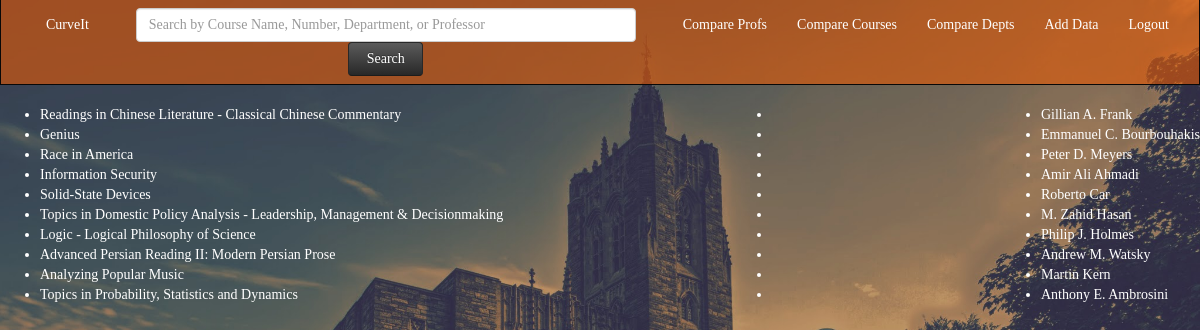
/topten/ (signed in), run on the app's committed database.
### curves/models.py (models this page shows, shortened)
class Course_Specific(models.Model):
	CHOICES = [("A+", "A+"), ("A","A"), ("A-","A-"), ("B+", "B+"), ("B", "B"), ("B-", "B-"), ("C+", "C+"), ("C", "C"), ("C-", "C-"), ("D", "D"), ("F", "F"), ("P", "P")]
	PASTSEMCLASSES = (("COS 333 Advanced Programming Techniques", "COS 333 Advanced Programming Techniques"), ("MAT 201 Multivariable Calculus", "MAT 201 Multivariable Calculus"))
	dept = models.CharField(max_length = 40) # e.g. 'COS'
	num = models.CharField(max_length = 40) # e.g. '333'
	name = models.CharField(max_length = 200) # e.g. 'Advanced Programming Techniques'
	prof = models.CharField(max_length = 200) # e.g. 'Brian+Kernighan'
	semester = models.CharField(max_length = 5) # e.g. 'S2015' or 'F2015'
	num_A_plus = models.IntegerField(default = 0)
	num_A = models.IntegerField(default = 0)
	num_A_minus = models.IntegerField(default = 0)
	num_B_plus = models.IntegerField(default = 0)
	num_B = models.IntegerField(default = 0)
	num_B_minus = models.IntegerField(default = 0)
	num_C_plus = models.IntegerField(default = 0)
	num_C = models.IntegerField(default = 0)
	num_C_minus = models.IntegerField(default = 0)
	num_D = models.IntegerField(default = 0)
	num_F = models.IntegerField(default = 0)
	num_P = models.IntegerField(default = 0)
	titleString = models.CharField(default = "blank", max_length = 200)
	avg = models.DecimalField(default = 0, max_digits=3, decimal_places=2)
	def getTotalGrades(self):
		return self.num_A_plus + self.num_A + self.num_A_minus + self.num_B_plus + self.num_B + self.num_B_minus + self.num_C_plus + self.num_C + self.num_C_minus + self.num_D + self.num_F
	def __unicode__(self):
		result = ""
		depts = self.dept.split("+")
		nums = self.num.split("+")
		for i in range(0, len(depts)):
			if i == (len(depts)-1):
				result += depts[i] + " " + nums[i] + ": "
			else:
				result += depts[i] + " " + nums[i] + "/"
		return result + self.name
	def getAvg(self):
		return self.avg

### curves/views.py (the view)
# urls.py: url(r'^topten/$', views.topTen)
@login_required
def topTen(request):
    if loggedIn(request) == False:
        return redirect('/add_data/')
    allSemAllCourse = Course_Specific.objects.all()
    uniqueCourseList = []
    for a in allSemAllCourse:
        course = a.__unicode__()
        index = course.index(":")
        course = course[index+2:]
        if course not in uniqueCourseList:
            uniqueCourseList.append(course)
    uniqueDeptList = []
    for c in allSemAllCourse:
        curdepts = c.dept.split("+")
        for d in curdepts:
            if d not in uniqueDeptList:
                uniqueDeptList.append(d)
    uniqueProfList = []
    for c in allSemAllCourse:
        profs = c.prof.split("+")
        for p in profs:
            if p not in uniqueProfList:
                uniqueProfList.append(p)
    courseAvgList = []
    for u in uniqueCourseList:
        allSems = Course_Specific.objects.filter(name=u)
        thisAvg = 0
        thisTotal = 0
        for a in allSems:
            thisAvg += a.getAvg() * a.getTotalGrades()
            thisTotal += a.getTotalGrades()
        courseAvgList.append((u, thisAvg/thisTotal))
    courseAvgList = sorted(courseAvgList, key=getKey, reverse=True)
    i = 0
    finalCourseList = []
    for course in courseAvgList:
        if i >= 10:
            break
        else:
            print course[0]
            allClasses = Course_Specific.objects.filter(name=course[0])
            allClassesTotal = 0
            for a in allClasses:
                allClassesTotal += a.getTotalGrades()
            if allClassesTotal >= 10:
                finalCourseList.append(course[0])
                i += 1
    profAvgList = []
    for p in uniqueProfList:
        allSems = Course_Specific.objects.filter(prof__icontains=p)
        thisAvg = 0
        thisTotal = 0
        for a in allSems:
            thisAvg += a.getAvg() * a.getTotalGrades()
            thisTotal += a.getTotalGrades()
        profAvgList.append((p, thisAvg/thisTotal))
    profAvgList = sorted(profAvgList, key=getKey)
    i = 0
    finalProfList = []
    for prof in profAvgList:
        if i >= 10:
            break
        else:
            allClasses = Course_Specific.objects.filter(prof__icontains=prof[0])
            allClassesTotal = 0
            for a in allClasses:
                allClassesTotal += a.getTotalGrades()
            if allClassesTotal >= 10:
                finalProfList.append(prof[0].replace("*", " "))
                i += 1
    deptAvgList = []
    for d in uniqueDeptList:
        allSems = Course_Specific.objects.filter(dept__icontains=d)
        thisAvg = 0
        thisTotal = 0
        for a in allSems:
            thisAvg += a.getAvg() * a.getTotalGrades()
            thisTotal += a.getTotalGrades()
        deptAvgList.append((d, thisAvg/thisTotal))
    deptAvgList = sorted(deptAvgList, key=getKey)
    i = 0
    finalDeptList = []
    for dept in deptAvgList:
        if i >= 10:
            break
        else:
            allClasses = Course_Specific.objects.filter(dept__icontains=dept[0])
            allClassesTotal = 0
            for a in allClasses:
                allClassesTotal += a.getTotalGrades()
            if allClassesTotal >= 10:
                thisDept = dept[0]
                finalDeptList.append(dept[0] + ": " + depts[thisDept])
                i += 1
    context = {'finalDeptList': finalDeptList, 'finalCourseList': finalCourseList, 'finalProfList': finalProfList}
    return render(request, 'curves/topten.html', context)

### curves/models.py (called while the page is built)
	def hasAccess(self):
		return self.has_Entered or (self.year == "2018")

### curves/views.py (called while the page is built)
def loggedIn(request):
    currentnetid = request.user.username
    thisUser = Student.objects.get(netid=currentnetid)
    return (thisUser.hasAccess())

def getKey(item):
    return item[1]

### curves/templates/curves/topten.html (shortened to what this page needs)
{% extends 'curves/base.html' %}
{% block content %}
{% load mathfilters %}
{% load static %}
<div class="title-div">
<ul>
{% for c in finalCourseList %}
  <li>{{c}}</li>
{% endfor %}
  </ul>
<ul>
  </ul>
<ul>
{% for c in finalProfList %}
  <li>{{c}}</li>
{% endfor %}
  </ul>
</div>
{% endblock %}

### curves/templates/curves/base.html (shortened to what this page needs)
<!DOCTYPE html>
{% load static %}
{% load mathfilters %}
<html lang="en">
  <head>
    <link href="{% static 'curves/css/bootstrap.min.css' %}" rel="stylesheet">
    <link href="{% static 'curves/css/theme.css' %}" rel="stylesheet">
  </head>
  <body>
    <nav class="navbar navbar-inverse navbar-custom" style="margin-top:-66px">
      <div class="container-fluid">
        <div id="navbar" class="navbar-collapse collapse">
          <ul class="nav navbar-nav">
              <li><a href="/">CurveIt</a></li>
          </ul>
          <ul class="nav navbar-nav navbar-right">
              <li><a href="/chooseprof/">Compare Profs</a></li>
              <li><a href="/choosecourse/">Compare Courses</a></li>
              <li><a href="/choosedept/">Compare Depts</a></li>
              <li><a href="/add_data/">Add Data</a></li>
              <li><a href="/logout/">Logout</a></li>
          </ul>
          <form class="navbar-form navbar-center" action="/search/" method="get">
            <div class="form-group">
              <input type="text" id="autocomplete" style="width: 500px" placeholder="Search by Course Name, Number, Department, or Professor" class="form-control" name="q">
            </div>
            <button type="submit" class="btn btn-search" style ="width: 75px" value="Search">Search </button>
          </form>
        </div>
      </div>
    </nav>
    {% block content %}
    {% endblock %}
  </body>
</html>

### curves/static/curves/css/theme.css (style rules this page uses)
body, html { font-family: Dense; color: white; background: url(../img/Ptonfaded.jpg) no-repeat center center; -webkit-background-size: cover; -moz-background-size: cover; -o-background-size: cover; background-size: cover; width: 100%; height: 100%; overflow: auto; }
body { padding-top: 65px; }
.title-div { display: -webkit-flex; display: flex; justify-content: space-between; align-items: center; width: 100%; }
.navbar-custom { background-color: rgba(230, 91, 5, 0.6); color:#ffffff; border-radius:0; }
.navbar-custom .navbar-nav > li > a { color:#fff; }
.btn-search { background-color: hsl(0, 0%, 16%) !important; background-repeat: repeat-x; filter: progid:DXImageTransform.Microsoft.gradient(startColorstr="#5b5b5b", endColorstr="#282828"); background-image: -khtml-gradient(linear, left top, left bottom, from(#5b5b5b), to(#282828)); background-image: -moz-linear-gradient(top, #5b5b5b, #282828); background-image: -ms-linear-gradient(top, #5b5b5b, #282828); background-image: -webkit-gradient(linear, left top, left bottom, color-stop(0%, #5b5b5b), color-stop(100%, #282828)); background-image: -webkit-linear-gradient(top, #5b5b5b, #282828); background-image: -o-linear-gradient(top, #5b5b5b, #282828); background-image: linear-gradient(#5b5b5b, #282828); border-color: #282828 #282828 hsl(0, 0%, 11%); color: #fff !important; text-shadow: 0 -1px 0 rgba(0, 0, 0, 0.33); -webkit-font-smoothing: antialiased; }
.navbar-center { text-align: center; }

### data on the page
Course_Specific: name "Readings in Chinese Literature - Classical Chinese Commentary"
Course_Specific: name "Information Security"
Course_Specific: name "Solid-State Devices"
Course_Specific: name "Topics in Domestic Policy Analysis - Leadership, Management & Decisionmaking"
Course_Specific: name "Logic - Logical Philosophy of Science"
Course_Specific: name "Advanced Persian Reading II: Modern Persian Prose"
Course_Specific: name "Analyzing Popular Music"
Course_Specific: name "Topics in Probability, Statistics and Dynamics"

### other printed values
{{ c }} "Genius" "Race in America"
{{ c }} "Gillian A. Frank" "Emmanuel C. Bourbouhakis" "Peter D. Meyers" "Amir Ali Ahmadi" "Roberto Car" "M. Zahid Hasan" "Philip J. Holmes" "Andrew M. Watsky" "Martin Kern" "Anthony E. Ambrosini"
